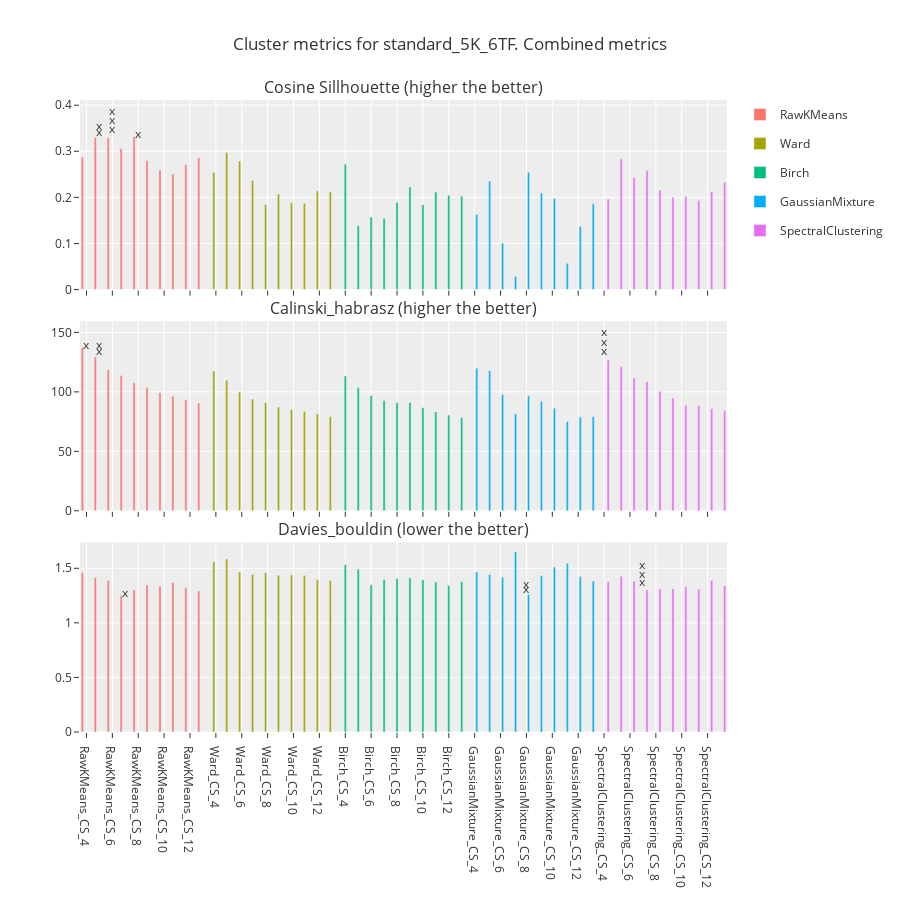
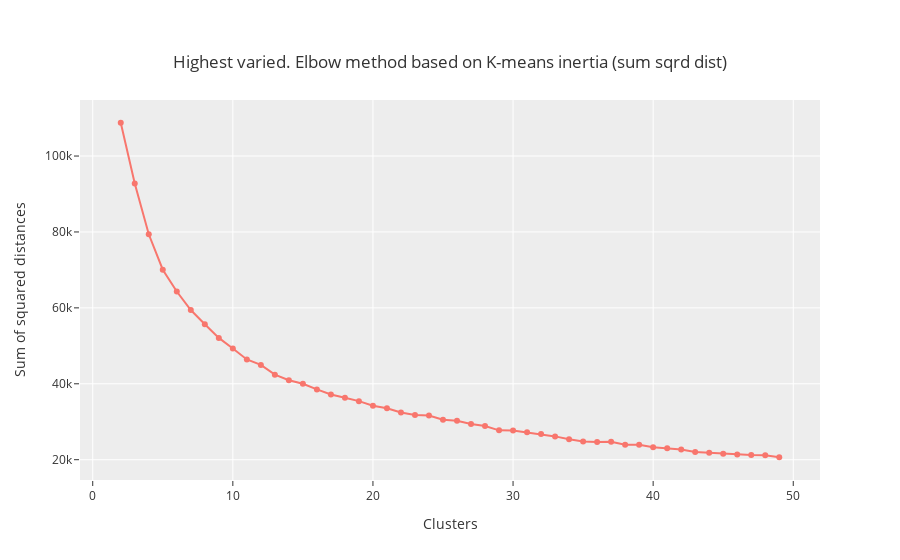

The cell these charts' notebook holds for them, in order:
### Code cell
config = {
    "data": data_var,
    "metadata": raw_metadata_t,
    "vu_output": vu_output,
    "pca_data": True,
    "n_comp": 5,
    "selected_clusters": ["Ward", "Birch", "SpectralClustering", "RawKMeans", "GaussianMixture"],
    "used_genes": used_genes,
}

out_var, top_3, pca_var = clustering_analysis(config, label="Highest varied")

### Figure 1 — Plotly figure (JSON) as saved in the notebook; plotly's stock layout.template omitted (floating-point values rounded to 4 significant figures)
{"data": [{"alignmentgroup": "True", "hovertemplate": "cluster_type=RawKMeans<br>Cluster=%{x}<br>Silhoute_cosine=%{y}<extra></extra>", "legendgroup": "RawKMeans", "marker": {"color": "#F8766D", "pattern": {"shape": ""}}, "name": "RawKMeans", "offsetgroup": "RawKMeans", "orientation": "v", "showlegend": true, "textposition": "auto", "type": "bar", "x": ["RawKMeans_CS_4", "RawKMeans_CS_5", "RawKMeans_CS_6", "RawKMeans_CS_7", "RawKMeans_CS_8", "RawKMeans_CS_9", "RawKMeans_CS_10", "RawKMeans_CS_11", "RawKMeans_CS_12", "RawKMeans_CS_13"], "xaxis": "x", "y": [0.2875, 0.3306, 0.329, 0.306, 0.3315, 0.2802, 0.2593, 0.2507, 0.271, 0.2858], "yaxis": "y"}, {"alignmentgroup": "True", "hovertemplate": "cluster_type=Ward<br>Cluster=%{x}<br>Silhoute_cosine=%{y}<extra></extra>", "legendgroup": "Ward", "marker": {"color": "#A3A500", "pattern": {"shape": ""}}, "name": "Ward", "offsetgroup": "Ward", "orientation": "v", "showlegend": true, "textposition": "auto", "type": "bar", "x": ["Ward_CS_4", "Ward_CS_5", "Ward_CS_6", "Ward_CS_7", "Ward_CS_8", "Ward_CS_9", "Ward_CS_10", "Ward_CS_11", "Ward_CS_12", "Ward_CS_13"], "xaxis": "x", "y": [0.2538, 0.2975, 0.2791, 0.2369, 0.1845, 0.2072, 0.1882, 0.1874, 0.2139, 0.2122], "yaxis": "y"}, {"alignmentgroup": "True", "hovertemplate": "cluster_type=Birch<br>Cluster=%{x}<br>Silhoute_cosine=%{y}<extra></extra>", "legendgroup": "Birch", "marker": {"color": "#00BF7D", "pattern": {"shape": ""}}, "name": "Birch", "offsetgroup": "Birch", "orientation": "v", "showlegend": true, "textposition": "auto", "type": "bar", "x": ["Birch_CS_4", "Birch_CS_5", "Birch_CS_6", "Birch_CS_7", "Birch_CS_8", "Birch_CS_9", "Birch_CS_10", "Birch_CS_11", "Birch_CS_12", "Birch_CS_13"], "xaxis": "x", "y": [0.2719, 0.1383, 0.1568, 0.1543, 0.1896, 0.2227, 0.1838, 0.2115, 0.2046, 0.2025], "yaxis": "y"}, {"alignmentgroup": "True", "hovertemplate": "cluster_type=GaussianMixture<br>Cluster=%{x}<br>Silhoute_cosine=%{y}<extra></extra>", "legendgroup": "GaussianMixture", "marker": {"color": "#00B0F6", "pattern": {"shape": ""}}, "name": "GaussianMixture", "offsetgroup": "GaussianMixture", "orientation": "v", "showlegend": true, "textposition": "auto", "type": "bar", "x": ["GaussianMixture_CS_4", "GaussianMixture_CS_5", "GaussianMixture_CS_6", "GaussianMixture_CS_7", "GaussianMixture_CS_8", "GaussianMixture_CS_9", "GaussianMixture_CS_10", "GaussianMixture_CS_11", "GaussianMixture_CS_12", "GaussianMixture_CS_13"], "xaxis": "x", "y": [0.1627, 0.2352, 0.1008, 0.02831, 0.2547, 0.2093, 0.1979, 0.05711, 0.137, 0.1865], "yaxis": "y"}, {"alignmentgroup": "True", "hovertemplate": "cluster_type=SpectralClustering<br>Cluster=%{x}<br>Silhoute_cosine=%{y}<extra></extra>", "legendgroup": "SpectralClustering", "marker": {"color": "#E76BF3", "pattern": {"shape": ""}}, "name": "SpectralClustering", "offsetgroup": "SpectralClustering", "orientation": "v", "showlegend": true, "textposition": "auto", "type": "bar", "x": ["SpectralClustering_CS_4", "SpectralClustering_CS_5", "SpectralClustering_CS_6", "SpectralClustering_CS_7", "SpectralClustering_CS_8", "SpectralClustering_CS_9", "SpectralClustering_CS_10", "SpectralClustering_CS_11", "SpectralClustering_CS_12", "SpectralClustering_CS_13"], "xaxis": "x", "y": [0.1963, 0.2832, 0.2424, 0.259, 0.2158, 0.2003, 0.2021, 0.193, 0.2129, 0.2331], "yaxis": "y"}, {"alignmentgroup": "True", "hovertemplate": "cluster_type=RawKMeans<br>Cluster=%{x}<br>Calinski_habrasz=%{y}<extra></extra>", "legendgroup": "RawKMeans", "marker": {"color": "#F8766D", "pattern": {"shape": ""}}, "name": "RawKMeans", "offsetgroup": "RawKMeans", "orientation": "v", "showlegend": false, "textposition": "auto", "type": "bar", "x": ["RawKMeans_CS_4", "RawKMeans_CS_5", "RawKMeans_CS_6", "RawKMeans_CS_7", "RawKMeans_CS_8", "RawKMeans_CS_9", "RawKMeans_CS_10", "RawKMeans_CS_11", "RawKMeans_CS_12", "RawKMeans_CS_13"], "xaxis": "x2", "y": [137.2, 129.6, 118.7, 113.7, 107.7, 103.7, 99.26, 96.39, 93.11, 90.65], "yaxis": "y2"}, {"alignmentgroup": "True", "hovertemplate": "cluster_type=Ward<br>Cluster=%{x}<br>Calinski_habrasz=%{y}<extra></extra>", "legendgroup": "Ward", "marker": {"color": "#A3A500", "pattern": {"shape": ""}}, "name": "Ward", "offsetgroup": "Ward", "orientation": "v", "showlegend": false, "textposition": "auto", "type": "bar", "x": ["Ward_CS_4", "Ward_CS_5", "Ward_CS_6", "Ward_CS_7", "Ward_CS_8", "Ward_CS_9", "Ward_CS_10", "Ward_CS_11", "Ward_CS_12", "Ward_CS_13"], "xaxis": "x2", "y": [117.5, 109.7, 100.0, 94.02, 90.92, 87.32, 85.29, 83.53, 81.45, 79.16], "yaxis": "y2"}, {"alignmentgroup": "True", "hovertemplate": "cluster_type=Birch<br>Cluster=%{x}<br>Calinski_habrasz=%{y}<extra></extra>", "legendgroup": "Birch", "marker": {"color": "#00BF7D", "pattern": {"shape": ""}}, "name": "Birch", "offsetgroup": "Birch", "orientation": "v", "showlegend": false, "textposition": "auto", "type": "bar", "x": ["Birch_CS_4", "Birch_CS_5", "Birch_CS_6", "Birch_CS_7", "Birch_CS_8", "Birch_CS_9", "Birch_CS_10", "Birch_CS_11", "Birch_CS_12", "Birch_CS_13"], "xaxis": "x2", "y": [113.3, 103.4, 97.03, 92.67, 90.83, 90.94, 86.62, 83.11, 80.49, 78.25], "yaxis": "y2"}, {"alignmentgroup": "True", "hovertemplate": "cluster_type=GaussianMixture<br>Cluster=%{x}<br>Calinski_habrasz=%{y}<extra></extra>", "legendgroup": "GaussianMixture", "marker": {"color": "#00B0F6", "pattern": {"shape": ""}}, "name": "GaussianMixture", "offsetgroup": "GaussianMixture", "orientation": "v", "showlegend": false, "textposition": "auto", "type": "bar", "x": ["GaussianMixture_CS_4", "GaussianMixture_CS_5", "GaussianMixture_CS_6", "GaussianMixture_CS_7", "GaussianMixture_CS_8", "GaussianMixture_CS_9", "GaussianMixture_CS_10", "GaussianMixture_CS_11", "GaussianMixture_CS_12", "GaussianMixture_CS_13"], "xaxis": "x2", "y": [119.8, 117.9, 97.83, 81.54, 96.72, 91.83, 86.24, 75.1, 78.91, 79.18], "yaxis": "y2"}, {"alignmentgroup": "True", "hovertemplate": "cluster_type=SpectralClustering<br>Cluster=%{x}<br>Calinski_habrasz=%{y}<extra></extra>", "legendgroup": "SpectralClustering", "marker": {"color": "#E76BF3", "pattern": {"shape": ""}}, "name": "SpectralClustering", "offsetgroup": "SpectralClustering", "orientation": "v", "showlegend": false, "textposition": "auto", "type": "bar", "x": ["SpectralClustering_CS_4", "SpectralClustering_CS_5", "SpectralClustering_CS_6", "SpectralClustering_CS_7", "SpectralClustering_CS_8", "SpectralClustering_CS_9", "SpectralClustering_CS_10", "SpectralClustering_CS_11", "SpectralClustering_CS_12", "SpectralClustering_CS_13"], "xaxis": "x2", "y": [127.0, 121.4, 111.8, 108.5, 100.4, 94.81, 88.83, 88.36, 85.7, 84.34], "yaxis": "y2"}, {"alignmentgroup": "True", "hovertemplate": "cluster_type=RawKMeans<br>Cluster=%{x}<br>Davies_bouldin=%{y}<extra></extra>", "legendgroup": "RawKMeans", "marker": {"color": "#F8766D", "pattern": {"shape": ""}}, "name": "RawKMeans", "offsetgroup": "RawKMeans", "orientation": "v", "showlegend": false, "textposition": "auto", "type": "bar", "x": ["RawKMeans_CS_4", "RawKMeans_CS_5", "RawKMeans_CS_6", "RawKMeans_CS_7", "RawKMeans_CS_8", "RawKMeans_CS_9", "RawKMeans_CS_10", "RawKMeans_CS_11", "RawKMeans_CS_12", "RawKMeans_CS_13"], "xaxis": "x3", "y": [1.462, 1.414, 1.389, 1.251, 1.303, 1.348, 1.335, 1.37, 1.321, 1.293], "yaxis": "y3"}, {"alignmentgroup": "True", "hovertemplate": "cluster_type=Ward<br>Cluster=%{x}<br>Davies_bouldin=%{y}<extra></extra>", "legendgroup": "Ward", "marker": {"color": "#A3A500", "pattern": {"shape": ""}}, "name": "Ward", "offsetgroup": "Ward", "orientation": "v", "showlegend": false, "textposition": "auto", "type": "bar", "x": ["Ward_CS_4", "Ward_CS_5", "Ward_CS_6", "Ward_CS_7", "Ward_CS_8", "Ward_CS_9", "Ward_CS_10", "Ward_CS_11", "Ward_CS_12", "Ward_CS_13"], "xaxis": "x3", "y": [1.561, 1.586, 1.467, 1.444, 1.459, 1.436, 1.441, 1.433, 1.398, 1.389], "yaxis": "y3"}, {"alignmentgroup": "True", "hovertemplate": "cluster_type=Birch<br>Cluster=%{x}<br>Davies_bouldin=%{y}<extra></extra>", "legendgroup": "Birch", "marker": {"color": "#00BF7D", "pattern": {"shape": ""}}, "name": "Birch", "offsetgroup": "Birch", "orientation": "v", "showlegend": false, "textposition": "auto", "type": "bar", "x": ["Birch_CS_4", "Birch_CS_5", "Birch_CS_6", "Birch_CS_7", "Birch_CS_8", "Birch_CS_9", "Birch_CS_10", "Birch_CS_11", "Birch_CS_12", "Birch_CS_13"], "xaxis": "x3", "y": [1.534, 1.491, 1.349, 1.397, 1.407, 1.411, 1.396, 1.375, 1.342, 1.377], "yaxis": "y3"}, {"alignmentgroup": "True", "hovertemplate": "cluster_type=GaussianMixture<br>Cluster=%{x}<br>Davies_bouldin=%{y}<extra></extra>", "legendgroup": "GaussianMixture", "marker": {"color": "#00B0F6", "pattern": {"shape": ""}}, "name": "GaussianMixture", "offsetgroup": "GaussianMixture", "orientation": "v", "showlegend": false, "textposition": "auto", "type": "bar", "x": ["GaussianMixture_CS_4", "GaussianMixture_CS_5", "GaussianMixture_CS_6", "GaussianMixture_CS_7", "GaussianMixture_CS_8", "GaussianMixture_CS_9", "GaussianMixture_CS_10", "GaussianMixture_CS_11", "GaussianMixture_CS_12", "GaussianMixture_CS_13"], "xaxis": "x3", "y": [1.465, 1.443, 1.419, 1.65, 1.261, 1.432, 1.512, 1.546, 1.422, 1.384], "yaxis": "y3"}, {"alignmentgroup": "True", "hovertemplate": "cluster_type=SpectralClustering<br>Cluster=%{x}<br>Davies_bouldin=%{y}<extra></extra>", "legendgroup": "SpectralClustering", "marker": {"color": "#E76BF3", "pattern": {"shape": ""}}, "name": "SpectralClustering", "offsetgroup": "SpectralClustering", "orientation": "v", "showlegend": false, "textposition": "auto", "type": "bar", "x": ["SpectralClustering_CS_4", "SpectralClustering_CS_5", "SpectralClustering_CS_6", "SpectralClustering_CS_7", "SpectralClustering_CS_8", "SpectralClustering_CS_9", "SpectralClustering_CS_10", "SpectralClustering_CS_11", "SpectralClustering_CS_12", "SpectralClustering_CS_13"], "xaxis": "x3", "y": [1.376, 1.427, 1.382, 1.303, 1.311, 1.313, 1.333, 1.31, 1.389, 1.341], "yaxis": "y3"}], "layout": {"annotations": [{"font": {"size": 16}, "showarrow": false, "text": "Cosine Sillhouette (higher the better)", "x": 0.5, "xanchor": "center", "xref": "paper", "y": 1, "yanchor": "bottom", "yref": "paper"}, {"font": {"size": 16}, "showarrow": false, "text": "Calinski_habrasz (higher the better)", "x": 0.5, "xanchor": "center", "xref": "paper", "y": 0.65, "yanchor": "bottom", "yref": "paper"}, {"font": {"size": 16}, "showarrow": false, "text": "Davies_bouldin (lower the better)", "x": 0.5, "xanchor": "center", "xref": "paper", "y": 0.3, "yanchor": "bottom", "yref": "paper"}, {"showarrow": false, "text": "x", "x": "RawKMeans_CS_8", "xref": "x", "y": 0.3381, "yref": "y"}, {"showarrow": false, "text": "x", "x": "RawKMeans_CS_5", "xref": "x", "y": 0.3438, "yref": "y"}, {"showarrow": false, "text": "x", "x": "RawKMeans_CS_5", "xref": "x", "y": 0.357, "yref": "y"}, {"showarrow": false, "text": "x", "x": "RawKMeans_CS_6", "xref": "x", "y": 0.3488, "yref": "y"}, {"showarrow": false, "text": "x", "x": "RawKMeans_CS_6", "xref": "x", "y": 0.3687, "yref": "y"}, {"showarrow": false, "text": "x", "x": "RawKMeans_CS_6", "xref": "x", "y": 0.3885, "yref": "y"}, {"showarrow": false, "text": "x", "x": "RawKMeans_CS_4", "xref": "x2", "y": 139.8, "yref": "y2"}, {"showarrow": false, "text": "x", "x": "RawKMeans_CS_5", "xref": "x2", "y": 134.8, "yref": "y2"}, {"showarrow": false, "text": "x", "x": "RawKMeans_CS_5", "xref": "x2", "y": 140.1, "yref": "y2"}, {"showarrow": false, "text": "x", "x": "SpectralClustering_CS_4", "xref": "x2", "y": 134.8, "yref": "y2"}, {"showarrow": false, "text": "x", "x": "SpectralClustering_CS_4", "xref": "x2", "y": 142.7, "yref": "y2"}, {"showarrow": false, "text": "x", "x": "SpectralClustering_CS_4", "xref": "x2", "y": 150.6, "yref": "y2"}, {"showarrow": false, "text": "x", "x": "RawKMeans_CS_7", "xref": "x3", "y": 1.277, "yref": "y3"}, {"showarrow": false, "text": "x", "x": "GaussianMixture_CS_8", "xref": "x3", "y": 1.312, "yref": "y3"}, {"showarrow": false, "text": "x", "x": "GaussianMixture_CS_8", "xref": "x3", "y": 1.363, "yref": "y3"}, {"showarrow": false, "text": "x", "x": "SpectralClustering_CS_7", "xref": "x3", "y": 1.379, "yref": "y3"}, {"showarrow": false, "text": "x", "x": "SpectralClustering_CS_7", "xref": "x3", "y": 1.456, "yref": "y3"}, {"showarrow": false, "text": "x", "x": "SpectralClustering_CS_7", "xref": "x3", "y": 1.532, "yref": "y3"}], "height": 900, "title": {"text": "Cluster metrics for standard_5K_6TF. Combined metrics "}, "xaxis": {"anchor": "y", "domain": [0, 1], "matches": "x3", "showticklabels": false}, "xaxis2": {"anchor": "y2", "domain": [0, 1], "matches": "x3", "showticklabels": false}, "xaxis3": {"anchor": "y3", "domain": [0, 1]}, "yaxis": {"anchor": "x", "domain": [0.7, 1]}, "yaxis2": {"anchor": "x2", "domain": [0.35, 0.65]}, "yaxis3": {"anchor": "x3", "domain": [0, 0.3]}}}

### Figure 2 — Plotly figure (JSON) as saved in the notebook; plotly's stock layout.template omitted (floating-point values rounded to 4 significant figures)
{"data": [{"mode": "lines+markers", "type": "scatter", "x": [2, 3, 4, 5, 6, 7, 8, 9, 10, 11, 12, 13, 14, 15, 16, 17, 18, 19, 20, 21, 22, 23, 24, 25, 26, 27, 28, 29, 30, 31, 32, 33, 34, 35, 36, 37, 38, 39, 40, 41, 42, 43, 44, 45, 46, 47, 48, 49], "y": [108800.0, 92760.0, 79390.0, 70060.0, 64320.0, 59440.0, 55680.0, 52090.0, 49310.0, 46410.0, 44960.0, 42410.0, 40950.0, 40010.0, 38510.0, 37180.0, 36350.0, 35430.0, 34230.0, 33560.0, 32430.0, 31800.0, 31670.0, 30520.0, 30260.0, 29390.0, 28850.0, 27740.0, 27700.0, 27230.0, 26780.0, 26140.0, 25380.0, 24770.0, 24650.0, 24710.0, 23930.0, 23920.0, 23270.0, 23040.0, 22660.0, 22050.0, 21830.0, 21570.0, 21400.0, 21210.0, 21150.0, 20650.0]}], "layout": {"title": {"text": "Highest varied. Elbow method based on K-means inertia (sum sqrd dist)", "y": 0.9}, "xaxis": {"title": {"text": "Clusters"}}, "yaxis": {"title": {"text": "Sum of squared distances"}}}}
